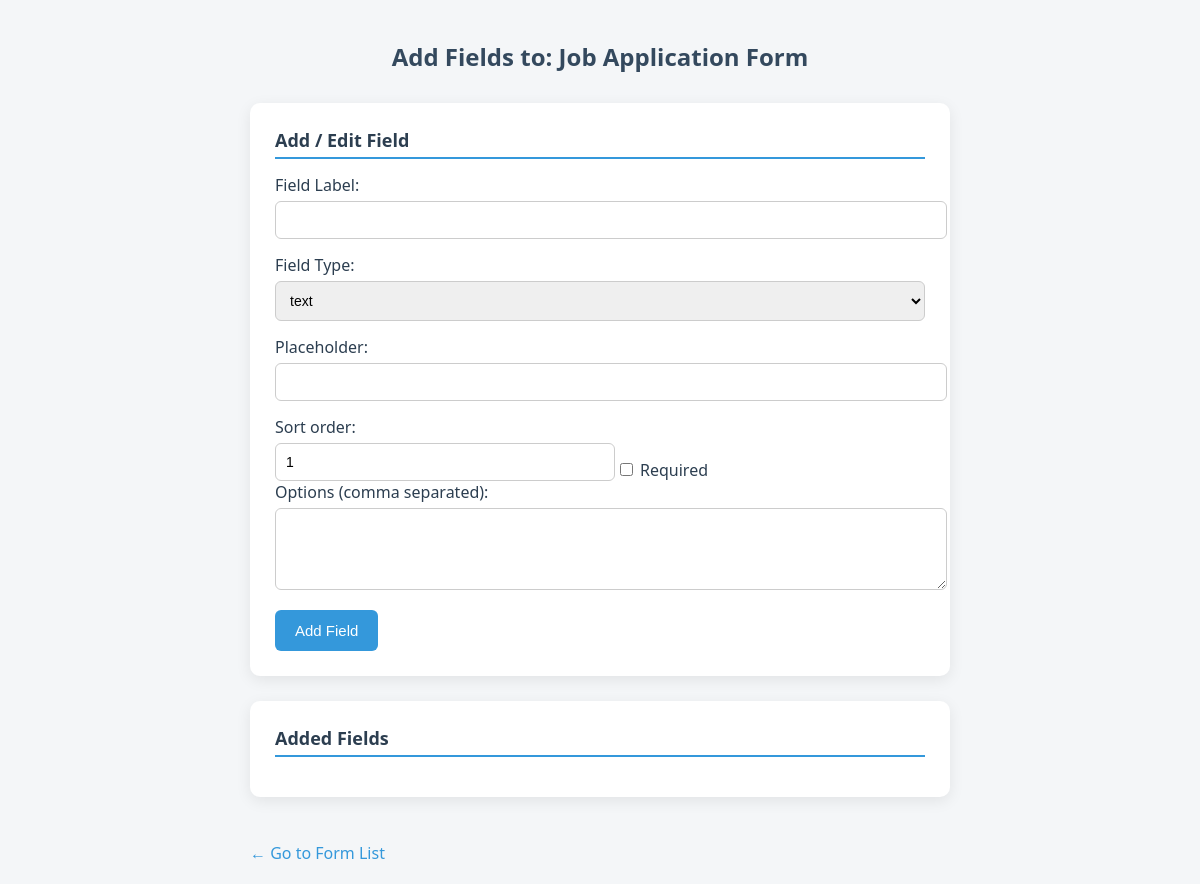
Page /admin/add_fields.php?form_id=1 on the earlier database version.
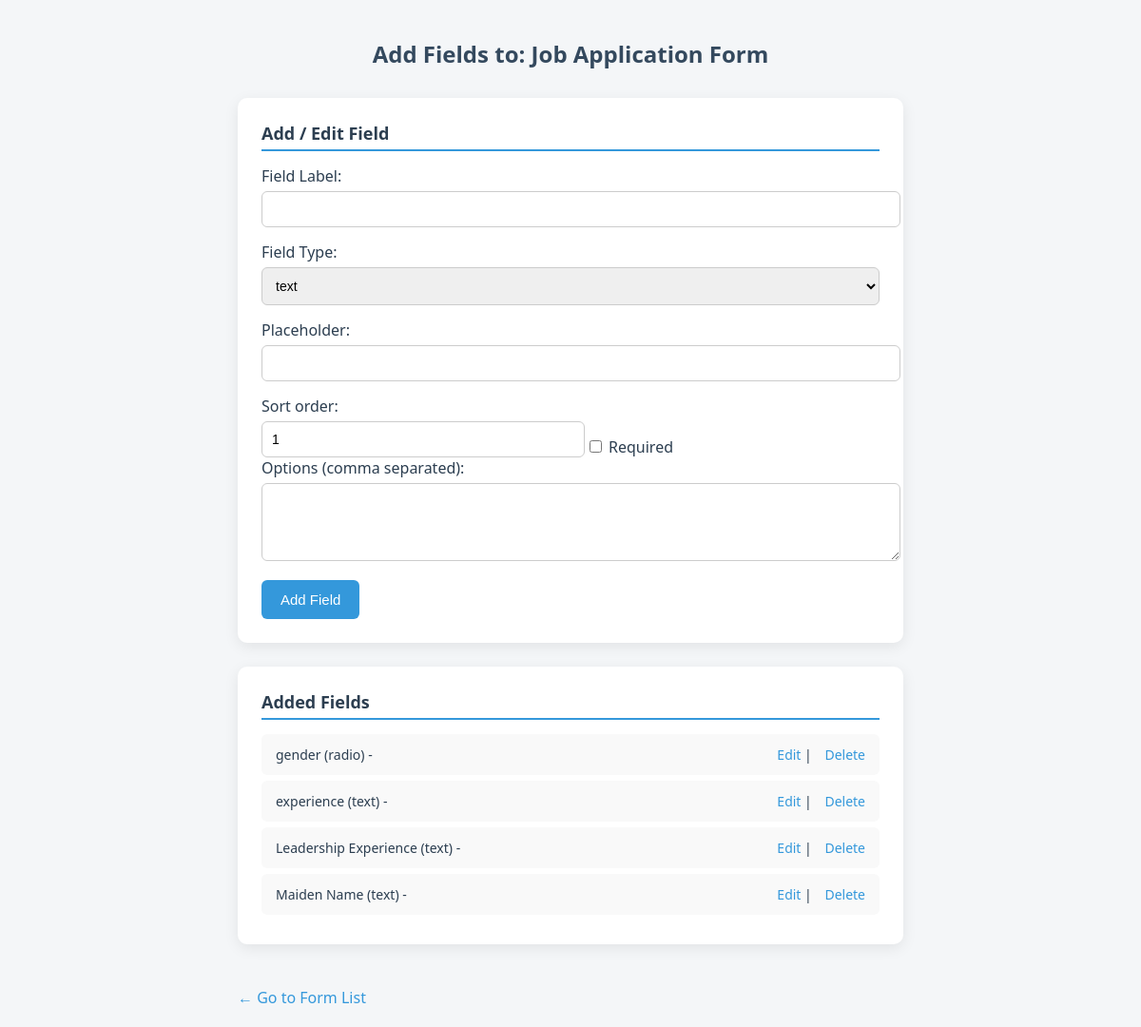
Same page on the later database version.
### tables this page shows
CREATE TABLE `form_fields` (
  `id` int(11) NOT NULL,
  `form_id` int(11) DEFAULT NULL,
  `label` varchar(255) DEFAULT NULL,
  `type` varchar(50) DEFAULT NULL,
  `required` tinyint(1) DEFAULT 0,
  `placeholder` varchar(255) DEFAULT NULL,
  `sort_order` int(11) DEFAULT NULL
);

### admin/add_fields.php (the view, shortened to what this page needs)
 <?php
include "../configure/database_connection.php";
$form_id = intval($_GET['form_id']);
$form = $conn->query("SELECT * FROM forms WHERE id=$form_id")->fetch_assoc();
$edit_data = null;
?>
<!DOCTYPE html>
<html>
<head>
</head>
<body>
 <div class="container">
    <h2>Add Fields to: <?php echo htmlspecialchars($form['form_name']); ?></h2>
    <div class="card">
        <div class="section-header">Add / Edit Field</div>
        <form method="POST">
            <div class="form-group">
                <label>Field Label:</label>
                <input type="text" name="label" value="<?php echo $edit_data ? $edit_data['label'] : ''; ?>" required>
            </div>
            <div class="form-group">
                <label>Field Type:</label>
                <select name="type">
                    <?php $types = ['text','textarea','number','date','dropdown','radio','checkbox'];
                    foreach($types as $t){ $sel=($edit_data && $edit_data['type']==$t)?'selected':''; echo "<option value='$t' $sel>$t</option>";} ?>
                </select>
            </div>
            <div class="form-group">
                <label>Placeholder:</label>
                <input type="text" name="placeholder" value="<?php echo $edit_data ? $edit_data['placeholder'] : ''; ?>">
            </div>
            <div class="flex">
                <div>
                    <label>Sort order:</label>
                    <input type="number" name="sort_order" value="<?php echo $edit_data ? $edit_data['sort_order'] : '1'; ?>">
                </div>
                <div>
                    <label>&nbsp;</label>
                    <input type="checkbox" name="required" <?php echo ($edit_data && $edit_data['required']==1)?'checked':''; ?>> Required
                </div>
            </div>
            <div class="form-group">
                <label>Options (comma separated):</label>
                <textarea name="options"></textarea>
            </div>
            <button type="submit" name="add_field"><?php echo $edit_data?'Update Field':'Add Field'; ?></button>
        </form>
    </div>
    <div class="card">
        <div class="section-header">Added Fields</div>
        <div class="fields-list">
            <?php
            $fields_list = $conn->query("SELECT * FROM form_fields WHERE form_id=$form_id ORDER BY sort_order");
            while($f=$fields_list->fetch_assoc()){
                echo "<p>{$f['label']} ({$f['type']}) -
                    <span>
                        <a href='add_fields.php?form_id=$form_id&edit_field={$f['id']}'>Edit</a> |
                        <a href='add_fields.php?form_id=$form_id&delete_field={$f['id']}' onclick='return confirm(\"Delete this field?\")'>Delete</a>
                    </span>
                </p>";
            }
            ?>
        </div>
    </div>
    <a class="back-link" href="admin_dashboard.php">← Go to Form List</a>
</div>
</body>
</html>

Differences in the rows shown:
added form_fields: label "gender", type "radio"
added form_fields: label "experience", type "text"
added form_fields: label "Leadership Experience", type "text"
added form_fields: label "Maiden Name", type "text"
